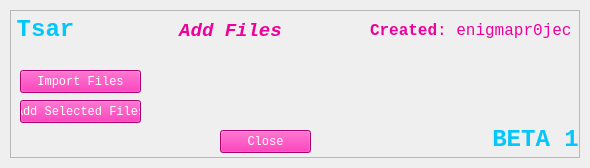
<?xml version="1.0" encoding="UTF-8"?>
<ui version="4.0">
 <class>addFilesGUI</class>
 <widget class="QMainWindow" name="addFilesGUI">
  <property name="geometry">
   <rect>
    <x>0</x>
    <y>0</y>
    <width>590</width>
    <height>168</height>
   </rect>
  </property>
  <property name="windowTitle">
   <string>Tsar Beta 1</string>
  </property>
  <property name="windowIcon">
   <iconset>
    <normaloff>iconfile.ico</normaloff>iconfile.ico</iconset>
  </property>
  <widget class="QWidget" name="centralwidget">
   <layout class="QVBoxLayout" name="verticalLayout">
    <property name="spacing">
     <number>0</number>
    </property>
    <property name="leftMargin">
     <number>10</number>
    </property>
    <property name="topMargin">
     <number>10</number>
    </property>
    <property name="rightMargin">
     <number>10</number>
    </property>
    <property name="bottomMargin">
     <number>10</number>
    </property>
    <item>
     <widget class="QFrame" name="dropShadowFrame">
      <property name="styleSheet">
       <string notr="true">QFrame {	
	background-color: rgba(255, 255, 255, .15);  
    backdrop-filter: blur(1.5rem);
}</string>
      </property>
      <property name="frameShape">
       <enum>QFrame::StyledPanel</enum>
      </property>
      <property name="frameShadow">
       <enum>QFrame::Raised</enum>
      </property>
      <widget class="QLabel" name="label_title">
       <property name="geometry">
        <rect>
         <x>-10</x>
         <y>-10</y>
         <width>91</width>
         <height>61</height>
        </rect>
       </property>
       <property name="font">
        <font>
         <family>Consolas</family>
         <pointsize>40</pointsize>
        </font>
       </property>
       <property name="styleSheet">
        <string notr="true">color: rgb(3, 198, 252);
background-color: rgba(255, 255, 255, 0); </string>
       </property>
       <property name="text">
        <string>&lt;html&gt;&lt;head/&gt;&lt;body&gt;&lt;p&gt;&lt;span style=&quot; font-size:18pt; font-weight:600;&quot;&gt;Tsar&lt;/span&gt;&lt;/p&gt;&lt;/body&gt;&lt;/html&gt;</string>
       </property>
       <property name="alignment">
        <set>Qt::AlignCenter</set>
       </property>
      </widget>
      <widget class="QLabel" name="label_credits">
       <property name="geometry">
        <rect>
         <x>360</x>
         <y>0</y>
         <width>201</width>
         <height>41</height>
        </rect>
       </property>
       <property name="font">
        <font>
         <family>Consolas</family>
         <pointsize>40</pointsize>
        </font>
       </property>
       <property name="styleSheet">
        <string notr="true">color: rgba(239, 0, 156, 255);
background-color: rgba(255, 255, 255, 0); </string>
       </property>
       <property name="text">
        <string>&lt;html&gt;&lt;head/&gt;&lt;body&gt;&lt;p&gt;&lt;span style=&quot; font-size:12pt; font-weight:600;&quot;&gt;Created&lt;/span&gt;&lt;span style=&quot; font-size:12pt;&quot;&gt;: enigmapr0ject&lt;/span&gt;&lt;/p&gt;&lt;/body&gt;&lt;/html&gt;</string>
       </property>
       <property name="alignment">
        <set>Qt::AlignRight|Qt::AlignTrailing|Qt::AlignVCenter</set>
       </property>
      </widget>
      <widget class="QLabel" name="label_credits_3">
       <property name="geometry">
        <rect>
         <x>150</x>
         <y>10</y>
         <width>141</width>
         <height>21</height>
        </rect>
       </property>
       <property name="font">
        <font>
         <family>Consolas</family>
         <pointsize>10</pointsize>
        </font>
       </property>
       <property name="styleSheet">
        <string notr="true">color: rgba(239, 0, 156, 255);
background-color: rgba(255, 255, 255, 0); </string>
       </property>
       <property name="text">
        <string>&lt;html&gt;&lt;head/&gt;&lt;body&gt;&lt;p align=&quot;center&quot;&gt;&lt;span style=&quot; font-size:14pt; font-weight:600; font-style:italic;&quot;&gt;Add Files&lt;/span&gt;&lt;/p&gt;&lt;/body&gt;&lt;/html&gt;</string>
       </property>
       <property name="alignment">
        <set>Qt::AlignLeading|Qt::AlignLeft|Qt::AlignVCenter</set>
       </property>
      </widget>
      <widget class="QPushButton" name="closeButton">
       <property name="geometry">
        <rect>
         <x>210</x>
         <y>120</y>
         <width>91</width>
         <height>23</height>
        </rect>
       </property>
       <property name="font">
        <font>
         <family>Consolas</family>
        </font>
       </property>
       <property name="styleSheet">
        <string notr="true">color: rgba(255, 255, 255, 255);
background-color: rgba(239, 0, 156, 255);</string>
       </property>
       <property name="text">
        <string>Close</string>
       </property>
      </widget>
      <widget class="QLabel" name="response">
       <property name="geometry">
        <rect>
         <x>230</x>
         <y>210</y>
         <width>181</width>
         <height>41</height>
        </rect>
       </property>
       <property name="font">
        <font>
         <family>Consolas</family>
         <pointsize>10</pointsize>
        </font>
       </property>
       <property name="styleSheet">
        <string notr="true">color: rgba(239, 0, 156, 255);
background-color: rgba(255, 255, 255, 0); </string>
       </property>
       <property name="text">
        <string>&lt;html&gt;&lt;head/&gt;&lt;body&gt;&lt;p&gt;&lt;br/&gt;&lt;/p&gt;&lt;/body&gt;&lt;/html&gt;</string>
       </property>
       <property name="alignment">
        <set>Qt::AlignLeading|Qt::AlignLeft|Qt::AlignVCenter</set>
       </property>
      </widget>
      <widget class="QLabel" name="feedback">
       <property name="geometry">
        <rect>
         <x>320</x>
         <y>50</y>
         <width>231</width>
         <height>91</height>
        </rect>
       </property>
       <property name="font">
        <font>
         <family>Consolas</family>
         <pointsize>10</pointsize>
        </font>
       </property>
       <property name="styleSheet">
        <string notr="true">color: rgba(3, 198, 252, 255);
background-color: rgba(255, 255, 255, 0); </string>
       </property>
       <property name="text">
        <string>&lt;html&gt;&lt;head/&gt;&lt;body&gt;&lt;p&gt;&lt;br/&gt;&lt;/p&gt;&lt;/body&gt;&lt;/html&gt;</string>
       </property>
       <property name="alignment">
        <set>Qt::AlignLeading|Qt::AlignLeft|Qt::AlignVCenter</set>
       </property>
      </widget>
      <widget class="QPushButton" name="importFiles">
       <property name="geometry">
        <rect>
         <x>10</x>
         <y>60</y>
         <width>121</width>
         <height>23</height>
        </rect>
       </property>
       <property name="font">
        <font>
         <family>Consolas</family>
        </font>
       </property>
       <property name="styleSheet">
        <string notr="true">color: rgba(255, 255, 255, 255);
background-color: rgba(239, 0, 156, 255);</string>
       </property>
       <property name="text">
        <string>Import Files</string>
       </property>
      </widget>
      <widget class="QPushButton" name="addAllFiles">
       <property name="geometry">
        <rect>
         <x>10</x>
         <y>90</y>
         <width>121</width>
         <height>23</height>
        </rect>
       </property>
       <property name="font">
        <font>
         <family>Consolas</family>
        </font>
       </property>
       <property name="styleSheet">
        <string notr="true">color: rgba(255, 255, 255, 255);
background-color: rgba(239, 0, 156, 255);</string>
       </property>
       <property name="text">
        <string>Add Selected Files</string>
       </property>
      </widget>
      <widget class="QLabel" name="label_title_2">
       <property name="geometry">
        <rect>
         <x>480</x>
         <y>100</y>
         <width>91</width>
         <height>61</height>
        </rect>
       </property>
       <property name="font">
        <font>
         <family>Consolas</family>
         <pointsize>40</pointsize>
        </font>
       </property>
       <property name="styleSheet">
        <string notr="true">color: rgb(3, 198, 252);
background-color: rgba(255, 255, 255, 0); </string>
       </property>
       <property name="text">
        <string>&lt;html&gt;&lt;head/&gt;&lt;body&gt;&lt;p&gt;&lt;span style=&quot; font-size:18pt; font-weight:600;&quot;&gt;BETA 1&lt;/span&gt;&lt;/p&gt;&lt;/body&gt;&lt;/html&gt;</string>
       </property>
       <property name="alignment">
        <set>Qt::AlignCenter</set>
       </property>
      </widget>
     </widget>
    </item>
   </layout>
  </widget>
 </widget>
 <resources>
  <include location="assets.qrc"/>
 </resources>
 <connections/>
</ui>
